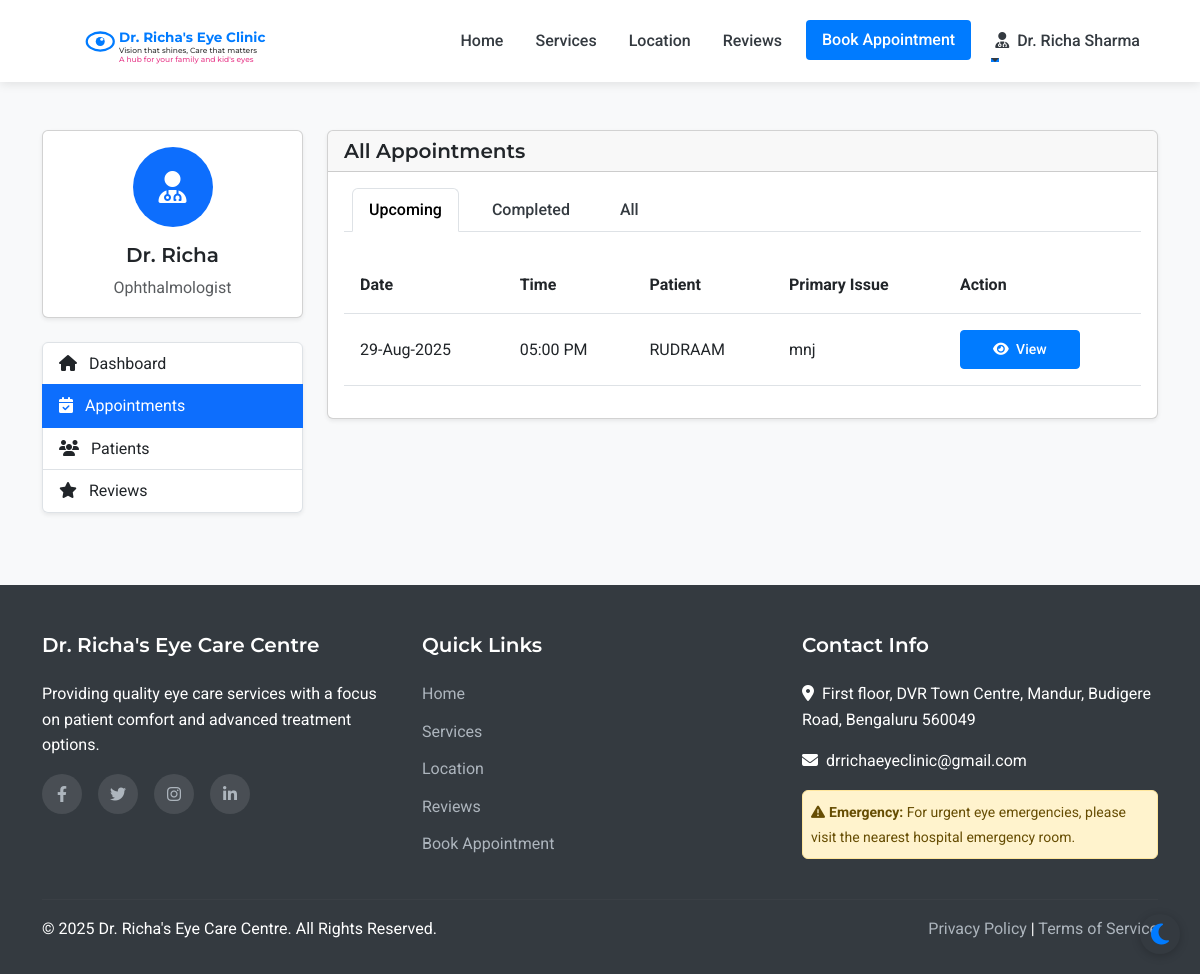
The app's page /admin/appointments (signed in), older data.
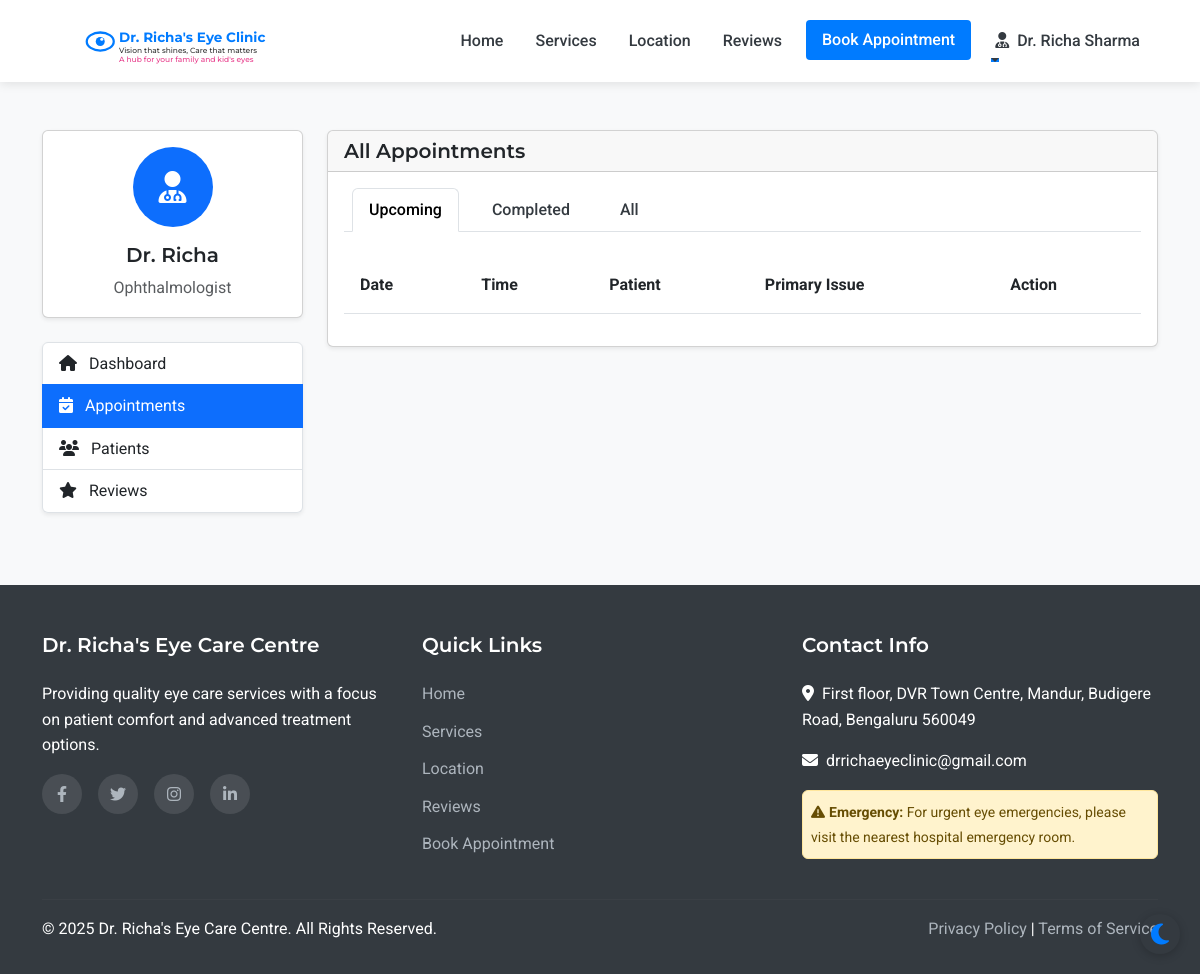
The same page, newer data.
### models.py (models this page shows, shortened)
class Appointment(db.Model):
    id = db.Column(db.Integer, primary_key=True)
    patient_id = db.Column(db.Integer, db.ForeignKey('patient.id'), nullable=False)
    appointment_date = db.Column(db.Date, nullable=False)
    appointment_time = db.Column(db.Time, nullable=False)
    primary_issue = db.Column(db.Text, nullable=True)
    referral_info = db.Column(db.String(255), nullable=True)
    status = db.Column(db.String(20), default='scheduled')  # scheduled, completed, cancelled
    created_at = db.Column(db.DateTime, default=datetime.utcnow)
    consultation_fee = db.Column(db.Float, nullable=False, default=500.0)
    payment_status = db.Column(db.String(20), default='pending')  # pending, paid

class Patient(UserMixin, db.Model):
    id = db.Column(db.Integer, primary_key=True)
    full_name = db.Column(db.String(100), nullable=False)
    mobile_number = db.Column(db.String(15), nullable=False)
    email = db.Column(db.String(100), nullable=True)
    age = db.Column(db.Integer, nullable=False)
    sex = db.Column(db.String(10), nullable=True)
    password_hash = db.Column(db.String(256), nullable=True)
    is_registered = db.Column(db.Boolean, default=False)
    created_at = db.Column(db.DateTime, nullable=False, default=datetime.utcnow)
    appointments = db.relationship('Appointment', backref='patient', lazy=True)
    doctor_prescriptions = db.relationship('DoctorPrescription', backref='patient', lazy=True)
    optometrist_prescriptions = db.relationship('OptometristPrescription', backref='patient', lazy=True)

### routes.py (the view)
@app.route('/admin/appointments')
@login_required
def admin_appointments():
    if not (isinstance(current_user, Admin) or isinstance(current_user, Doctor) or isinstance(current_user, Assistant)):
        flash('Access denied. Staff privileges required.', 'danger')
        return redirect(url_for('index'))
    appointments = Appointment.query.order_by(desc(Appointment.appointment_date), desc(Appointment.appointment_time)).all()
    return render_template('admin/appointments.html', appointments=appointments)

### app.py (called while the page is built)
@login_manager.user_loader
def load_user(user_id):
    from models import Doctor, Assistant, Admin, Patient
    try:
        if user_id.startswith('doctor_'):
            return Doctor.query.get(int(user_id.split('_')[1]))
        elif user_id.startswith('assistant_'):
            return Assistant.query.get(int(user_id.split('_')[1]))
        elif user_id.startswith('admin_'):
            return Admin.query.get(int(user_id.split('_')[1]))
        else:
            return Patient.query.get(int(user_id))
    except (ValueError, AttributeError):
        return None

### routes.py (called while the page is built)
@app.context_processor
def inject_now():
    return {'now': datetime.now()}

### templates/admin/appointments.html (shortened to what the changed rows need)
{% extends 'layout.html' %}
{% block content %}
<section class="py-5 bg-light">
    <div class="container">
        <div class="row">
            <div class="col-lg-9">
                <div class="card shadow-sm">
                    <div class="card-body">
                        <div class="tab-content" id="appointmentTabsContent">
                            <div class="tab-pane fade show active" id="upcoming" role="tabpanel" aria-labelledby="upcoming-tab">
                                <div class="table-responsive">
                                    <table class="table table-hover">
                                        <thead>
                                            <tr>
                                                <th>Date</th>
                                                <th>Time</th>
                                                <th>Patient</th>
                                                <th>Primary Issue</th>
                                                <th>Action</th>
                                            </tr>
                                        </thead>
                                        <tbody>
                                            {% for appointment in appointments %}
                                                {% if appointment.appointment_date >= now.date() and appointment.status == 'scheduled' %}
                                                    <tr>
                                                        <td>{{ appointment.appointment_date.strftime('%d-%b-%Y') }}</td>
                                                        <td>{{ appointment.appointment_time.strftime('%I:%M %p') }}</td>
                                                        <td>{{ appointment.patient.full_name }}</td>
                                                        <td>{{ appointment.primary_issue or 'Not specified' }}</td>
                                                        <td>
                                                            <a href="{{ url_for('admin_appointment_view', appointment_id=appointment.id) }}" class="btn btn-sm btn-primary">
                                                                <i class="fas fa-eye me-1"></i> View
                                                            </a>
                                                        </td>
                                                    </tr>
                                                {% endif %}
                                            {% endfor %}
                                        </tbody>
                                    </table>
                                </div>
                            </div>
                        </div>
                    </div>
                </div>
            </div>
        </div>
    </div>
</section>
{% endblock %}

Row changes from the older to the newer data that the page shows:
no longer on this page (row edited): Appointment: appointment_date "29-Aug-2025", appointment_time "05:00 PM", patient.full_name "RUDRAAM", primary_issue "mnj"
